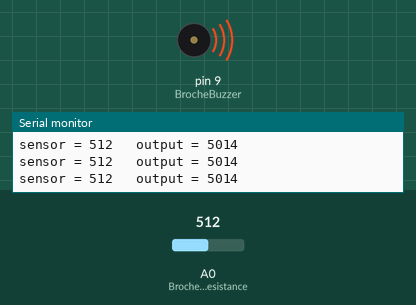
The sketch below on a simulated Arduino Uno, built with avr-gcc and run on an emulated ATmega328P. Shown: buzzer (waves = sounding), the last lines printed to the serial monitor. The inputs (shaded band) are chosen by the test bench; at power-on: A0 (BrochePhotoResistance) = 512.

Above: at 1.2 s.
1.3 s: A0 (BrochePhotoResistance) set to 0
At 2.2 s:
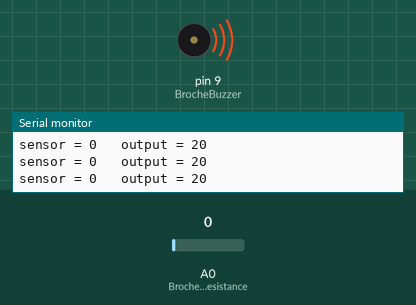
4.3 s: A0 (BrochePhotoResistance) set to 7
At 4.9 s:
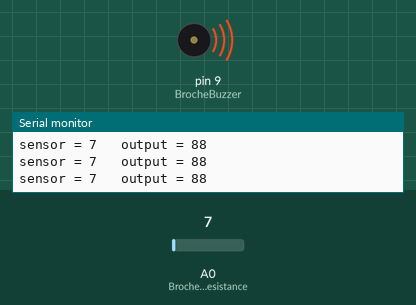
7.3 s: A0 (BrochePhotoResistance) set to 10
At 8.3 s:
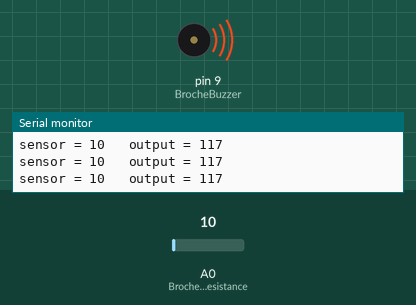
Timing chart, 0 to 10.3 s (numbered marks = the images above; inputs shaded):
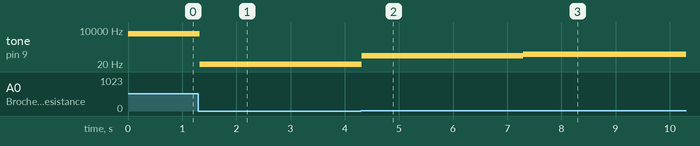

The sketch:

MOOCFN06_Lecon4_TPTheremine_.ino.ino
```cpp
/* José Relland - Janvier 2015

 Exercice MOOC - La Fabrication Numérique
 De l'Institut Les Mines - Telecom
 Sur la plateforme FUN : France Université Numérique.

 TP de la leçon N°4 Réaliser un Thérémine
 Cahier des Charges :
 A l'aide d'une photorésistance et d'un buzzer, faire de la musique
 en fonction de l'éclairage de la photorésistance.

 Note : Pas de schéma ni de programme de base.
 S'inspirer du programme dans le cours.

 Branchements : Sur starter kit Arduino.
 Buzzer en ~9 (Sortie analogique)
 Photorésistance en A0 (Entrée analogique)
 Note : Le buszzer s'alimente en 5 V.

 Note :  Avec le serial moniteur, on constate le bon fonctionnement des fréquences
 A0 à 0V, fréquence à 50 Hz ; A0 à 5V, fréquence à 30 000 Hz.
 Mais le buzzer ne donne pas vraiment les variations de fréquence attendues.
  (J'ai mis un potentionmètre pour vérifier les variations de fréquences)

 Remerciements à l'équipe du MOOC "La Fabrication Numérique" de l'Intitut Mines - Telecom.

 Le présent programme est dans le domaine public.
 */

// Déclaration de variables, constantes
const int BrochePhotoResistance = A0;
const int BrocheBuzzer = 9;

int varMesureLumiere = 0;
int varAlimBuzzer = 0;

// Fonction d'initialisation
void setup() {

  // Initialise la communication serie de broches analogiques
  // Bibliothèque serial.
  Serial.begin(9600);

  // Branchements des broches
  pinMode(BrochePhotoResistance, INPUT);
  pinMode(BrocheBuzzer, OUTPUT);

}

// Fonction de travail qui tourne en boucle
void loop() {
  // Lire la valeur de la photorésistance
  // et stockage dans variable
  varMesureLumiere = analogRead(BrochePhotoResistance);

  // Adapte la valeur entrée à la sortie 0 à 1023 => 100 Hz à 10 000 Hz
  // Cette plage m'apparaît plus audible sur toute la gamme (Le buzzer)
  varAlimBuzzer = map(varMesureLumiere, 0, 1023, 20, 10000);

  // et envoi vers la sortie analogique (LED)
  tone(BrocheBuzzer, varAlimBuzzer);

  // Déclaration pour l'outil Serial Monitor
  // On voit bien les valeurs encadrées par la function map :)
  Serial.print("sensor = " );
  Serial.print(varMesureLumiere);
  Serial.print("\t output = ");
  Serial.println(varAlimBuzzer);

  // Pas de caractère au-delà de l'accolage.
}
```

Measured:
- after the input at 1.3 s, tone on pin 9 (BrocheBuzzer): 5014 Hz → 20 Hz at once
- after the input at 4.3 s, tone on pin 9 (BrocheBuzzer): 20 Hz → 88 Hz at once
- after the input at 7.3 s, tone on pin 9 (BrocheBuzzer): 88 Hz → 117 Hz at once
